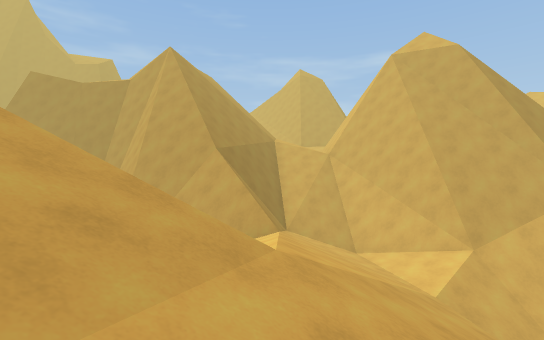
[1] (above)

13 first-person views from a walk through a scene from a Unity 3-D project. The camera is 1.3 m above the floor, looks level and sees 85° across. The floor is counted in squares, 2 m on a side. Each view is taken from the middle of a square. On the plan, view 1 faces up. The plan holds only what a view shows up to about 9 squares ahead; the rest is blank. The place goes on beyond the plan. The player is left out. Some surface patterns are stand-ins.

[2]
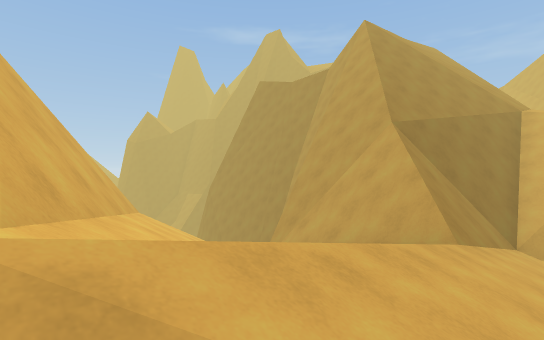

[3]
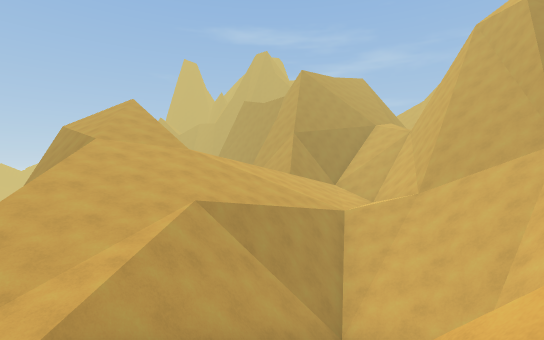

[4]
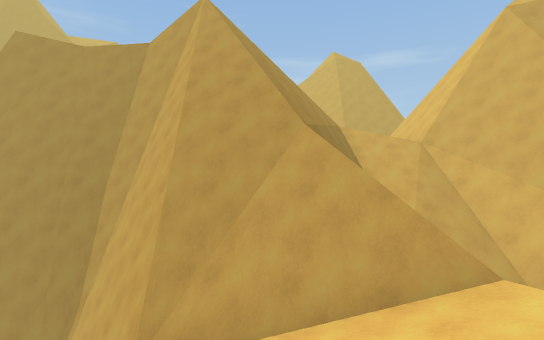

[5]
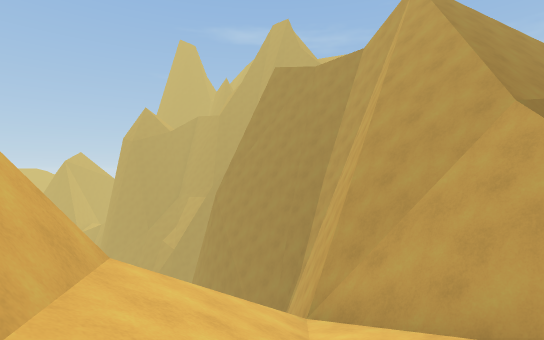

[6]
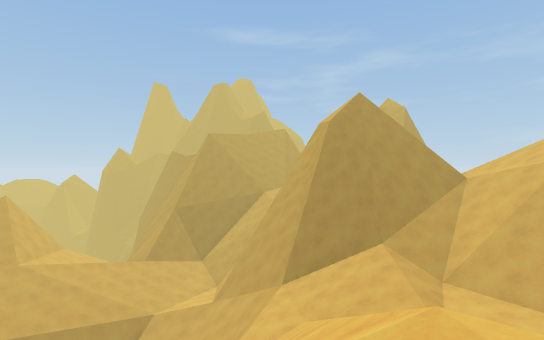

[7]
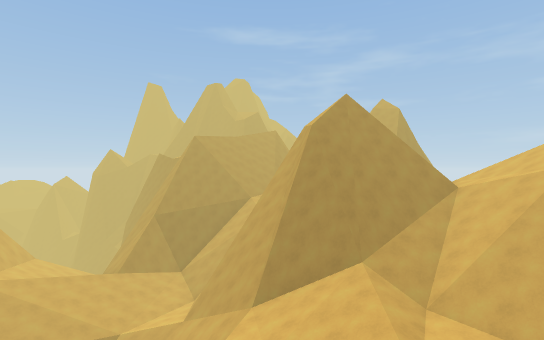

[8]
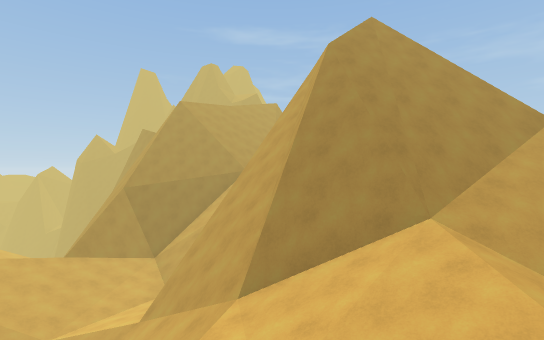

[9]
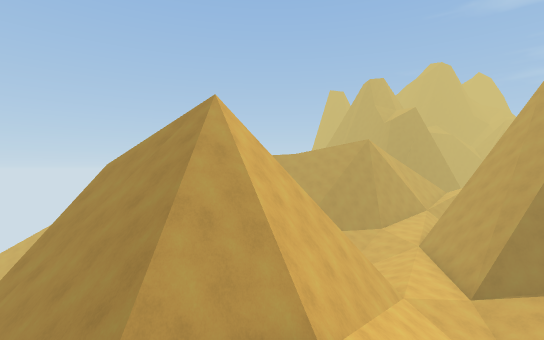

[10]
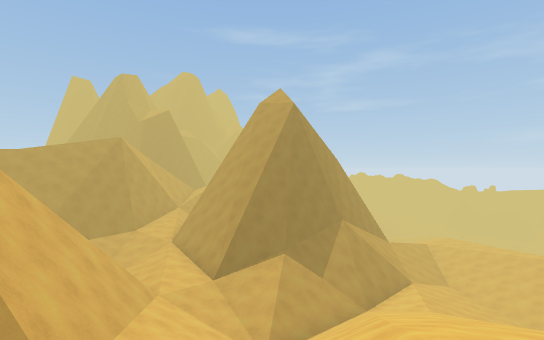

[11]
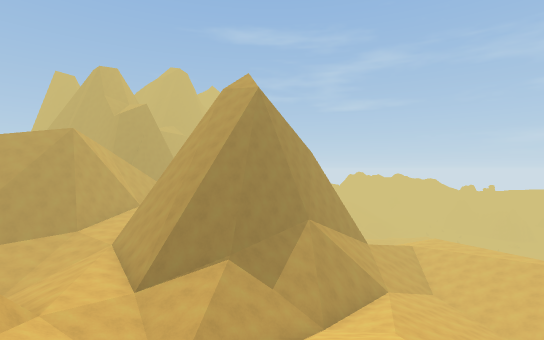

[12]
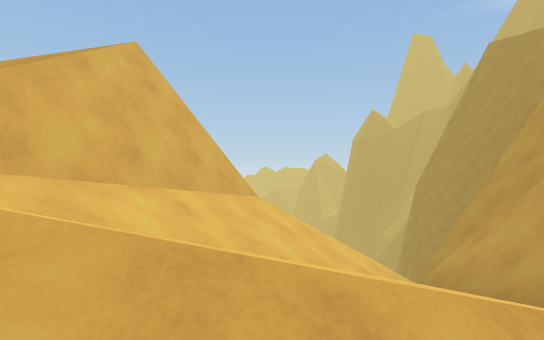

[13]
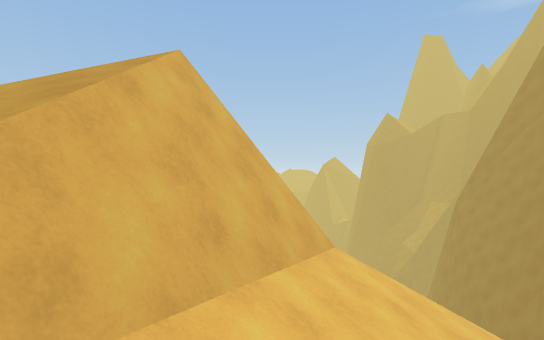

### Floor plan
Key: @ floor where view 1 was taken; # wall or solid block; . main floor; - floor 1.5 m lower than the main floor; : floor 2.5 m higher than the main floor; _ floor 5.5 m lower than the main floor; / step, stairs or slope; = window, fence, low wall or low ledge; ^ raised ledge; v drop or lower ground.
Columns run from 10 left of view 1 to 12 right of it. Each row starts with its distance up from view 1.
 25                    //-
 24                   ////
 23                  ##//
 22                 ##=./
 21                 #/=//
 20                ##////
 19                #//////
 18             /###//////
 17            ///::///////
 16            //////// ///
 15            //   #//  //
 14                 ###/ //
 13          //     vvv////
 12 v      ///#//#  ^//////
 11 vvvvvvvvv##//#   vv#///
 10  vvvvvvvv##//#   v##///
  9   vvvvvv  #//#    ##///
  8     v_#   #//##  ##////
  7      v#####///####///..
  6       v//##//////=///
  5       v//////////#//
  4       v//////#///# //
  3       ##/////#///#  /
  2       vv##///#//      /
  1        ////////       /
  0       vv//@////
 -1       vvv v////
 -2            v///  /

Where each view was taken, in squares from view 1:
view 1: 0 up, 0 right, facing up
view 2: 2 up, 1 right, facing up-left
view 3: 2 down, 7 right, facing up-left
view 4: 3 up, 2 left, facing up
view 5: 3 up, 1 left, facing up-left
view 6: 1 up, 12 right, facing up-left
view 7: 2 up, 12 right, facing up-left
view 8: 4 up, 10 right, facing up-left
view 9: 13 up, 12 right, facing left
view 10: 13 up, 12 right, facing up-left
view 11: 15 up, 12 right, facing up-left
view 12: 4 up, 1 right, facing left
view 13: 3 up, 0 right, facing left
